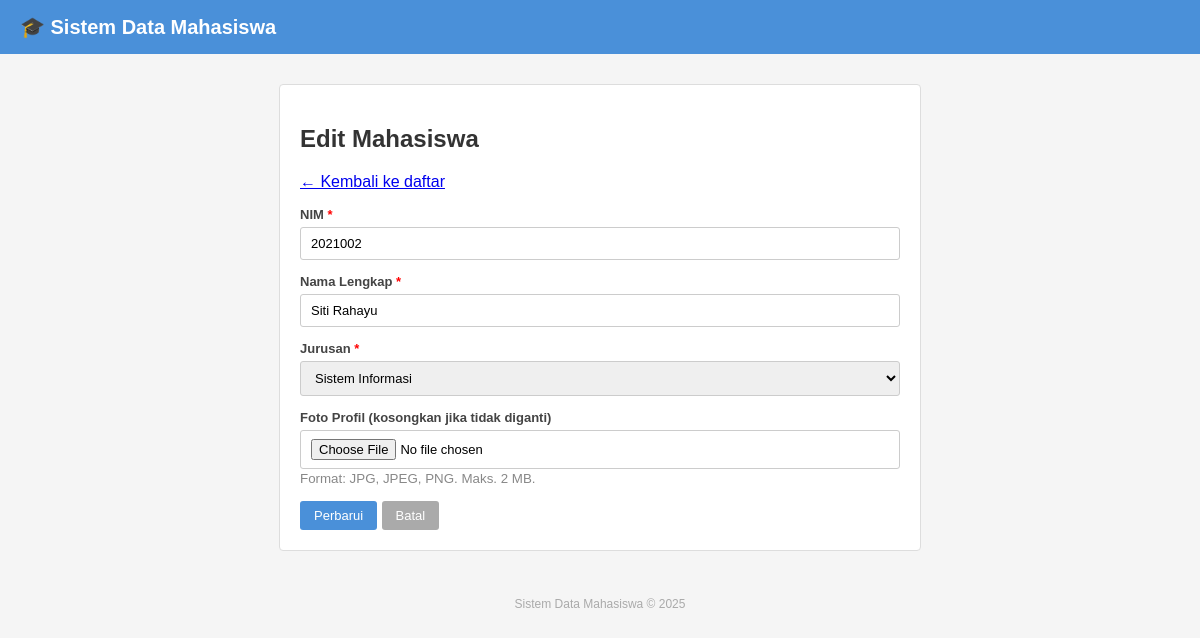
/form.php?id=2, run on the app's committed database.
### tables this page shows
CREATE TABLE IF NOT EXISTS `mahasiswa` (
  `id`           INT(11)       NOT NULL AUTO_INCREMENT,
  `nim`          VARCHAR(20)   NOT NULL,
  `nama_lengkap` VARCHAR(100)  NOT NULL,
  `jurusan`      VARCHAR(100)  NOT NULL,
  `foto`         VARCHAR(255)  NOT NULL DEFAULT 'default.png',
  `created_at`   TIMESTAMP     NOT NULL DEFAULT CURRENT_TIMESTAMP,
  PRIMARY KEY (`id`),
  UNIQUE KEY `nim` (`nim`)
);

### form.php (the view, shortened to what this page needs)
<?php
require_once 'koneksi.php';
$mode      = 'tambah';
$data      = ['id' => '', 'nim' => '', 'nama_lengkap' => '', 'jurusan' => '', 'foto' => ''];
$judul     = 'Tambah Mahasiswa';
if (isset($_GET['id']) && is_numeric($_GET['id'])) {
    $id  = (int) $_GET['id'];
    $sql = "SELECT * FROM mahasiswa WHERE id = $id LIMIT 1";
    $res = mysqli_query($conn, $sql);
    if ($res && mysqli_num_rows($res) > 0) {
        $data  = mysqli_fetch_assoc($res);
        $mode  = 'edit';
        $judul = 'Edit Mahasiswa';
    } else {
        header('Location: index.php');
        exit;
    }
}
$daftar_jurusan = [
    'Teknik Informatika',
    'Sistem Informasi',
    'Teknik Komputer',
    'Manajemen Informatika',
    'Komputerisasi Akuntansi',
];
?>
<!DOCTYPE html>
<html lang="id">
<head>
    <link rel="stylesheet" href="style.css">
</head>
<body>
<div class="header">🎓 Sistem Data Mahasiswa</div>
<div class="container" style="max-width: 600px;">
    <h2><?= $judul ?></h2>
    <p><a href="index.php">&larr; Kembali ke daftar</a></p>
    <form id="formMahasiswa" action="proses.php" method="POST" enctype="multipart/form-data" novalidate>
        <div class="form-group">
            <label>NIM <span style="color:red;">*</span></label>
            <input type="text" id="nim" name="nim"
                   value="<?= htmlspecialchars($data['nim']) ?>"
                   placeholder="Contoh: 2021001">
        </div>
        <div class="form-group">
            <label>Nama Lengkap <span style="color:red;">*</span></label>
            <input type="text" id="nama_lengkap" name="nama_lengkap"
                   value="<?= htmlspecialchars($data['nama_lengkap']) ?>"
                   placeholder="Contoh: Andi Pratama">
        </div>
        <div class="form-group">
            <label>Jurusan <span style="color:red;">*</span></label>
            <select id="jurusan" name="jurusan">
                <?php foreach ($daftar_jurusan as $j): ?>
                    <option value="<?= $j ?>" <?= ($data['jurusan'] === $j) ? 'selected' : '' ?>>
                        <?= $j ?>
                    </option>
                <?php endforeach; ?>
            </select>
        </div>
        <div class="form-group">
            <label>
                Foto Profil
                <?= ($mode === 'tambah') ? '<span style="color:red;">*</span>' : '(kosongkan jika tidak diganti)' ?>
            </label>
            <input type="file" id="foto" name="foto" accept="image/jpeg,image/jpg,image/png">
            <small style="color:#888;">Format: JPG, JPEG, PNG. Maks. 2 MB.</small>
        </div>
        <div>
            <button type="submit" class="btn btn-primary">
                <?= ($mode === 'tambah') ? 'Simpan' : 'Perbarui' ?>
            </button>
            <a href="index.php" class="btn btn-secondary">Batal</a>
        </div>
    </form>
</div>
<div class="footer">Sistem Data Mahasiswa &copy; 2025</div>
</body>
</html>

### style.css (style rules this page uses)
body { font-family: Arial, sans-serif; background: #f5f5f5; margin: 0; padding: 0; }
h2 { color: #333; }
.container { width: 90%; max-width: 1000px; margin: 30px auto; background: #fff; padding: 20px; border: 1px solid #ddd; border-radius: 4px; }
.header { background: #4a90d9; color: #fff; padding: 15px 20px; font-size: 20px; font-weight: bold; }
.btn { display: inline-block; padding: 7px 14px; font-size: 13px; border: none; border-radius: 3px; cursor: pointer; text-decoration: none; color: #fff; }
.btn-primary { background: #4a90d9; }
.btn-secondary { background: #aaa; }
.form-group { margin-bottom: 14px; }
.form-group label { display: block; font-size: 13px; font-weight: bold; margin-bottom: 5px; color: #444; }
.form-group input[type="text"], .form-group select, .form-group input[type="file"] { width: 100%; padding: 8px 10px; font-size: 13px; border: 1px solid #ccc; border-radius: 3px; box-sizing: border-box; }
.footer { text-align: center; padding: 16px; font-size: 12px; color: #aaa; margin-top: 10px; }

### data on the page
mahasiswa: nim "2021002", nama_lengkap "Siti Rahayu", jurusan "Sistem Informasi"

### other printed values
$judul "Edit Mahasiswa"
